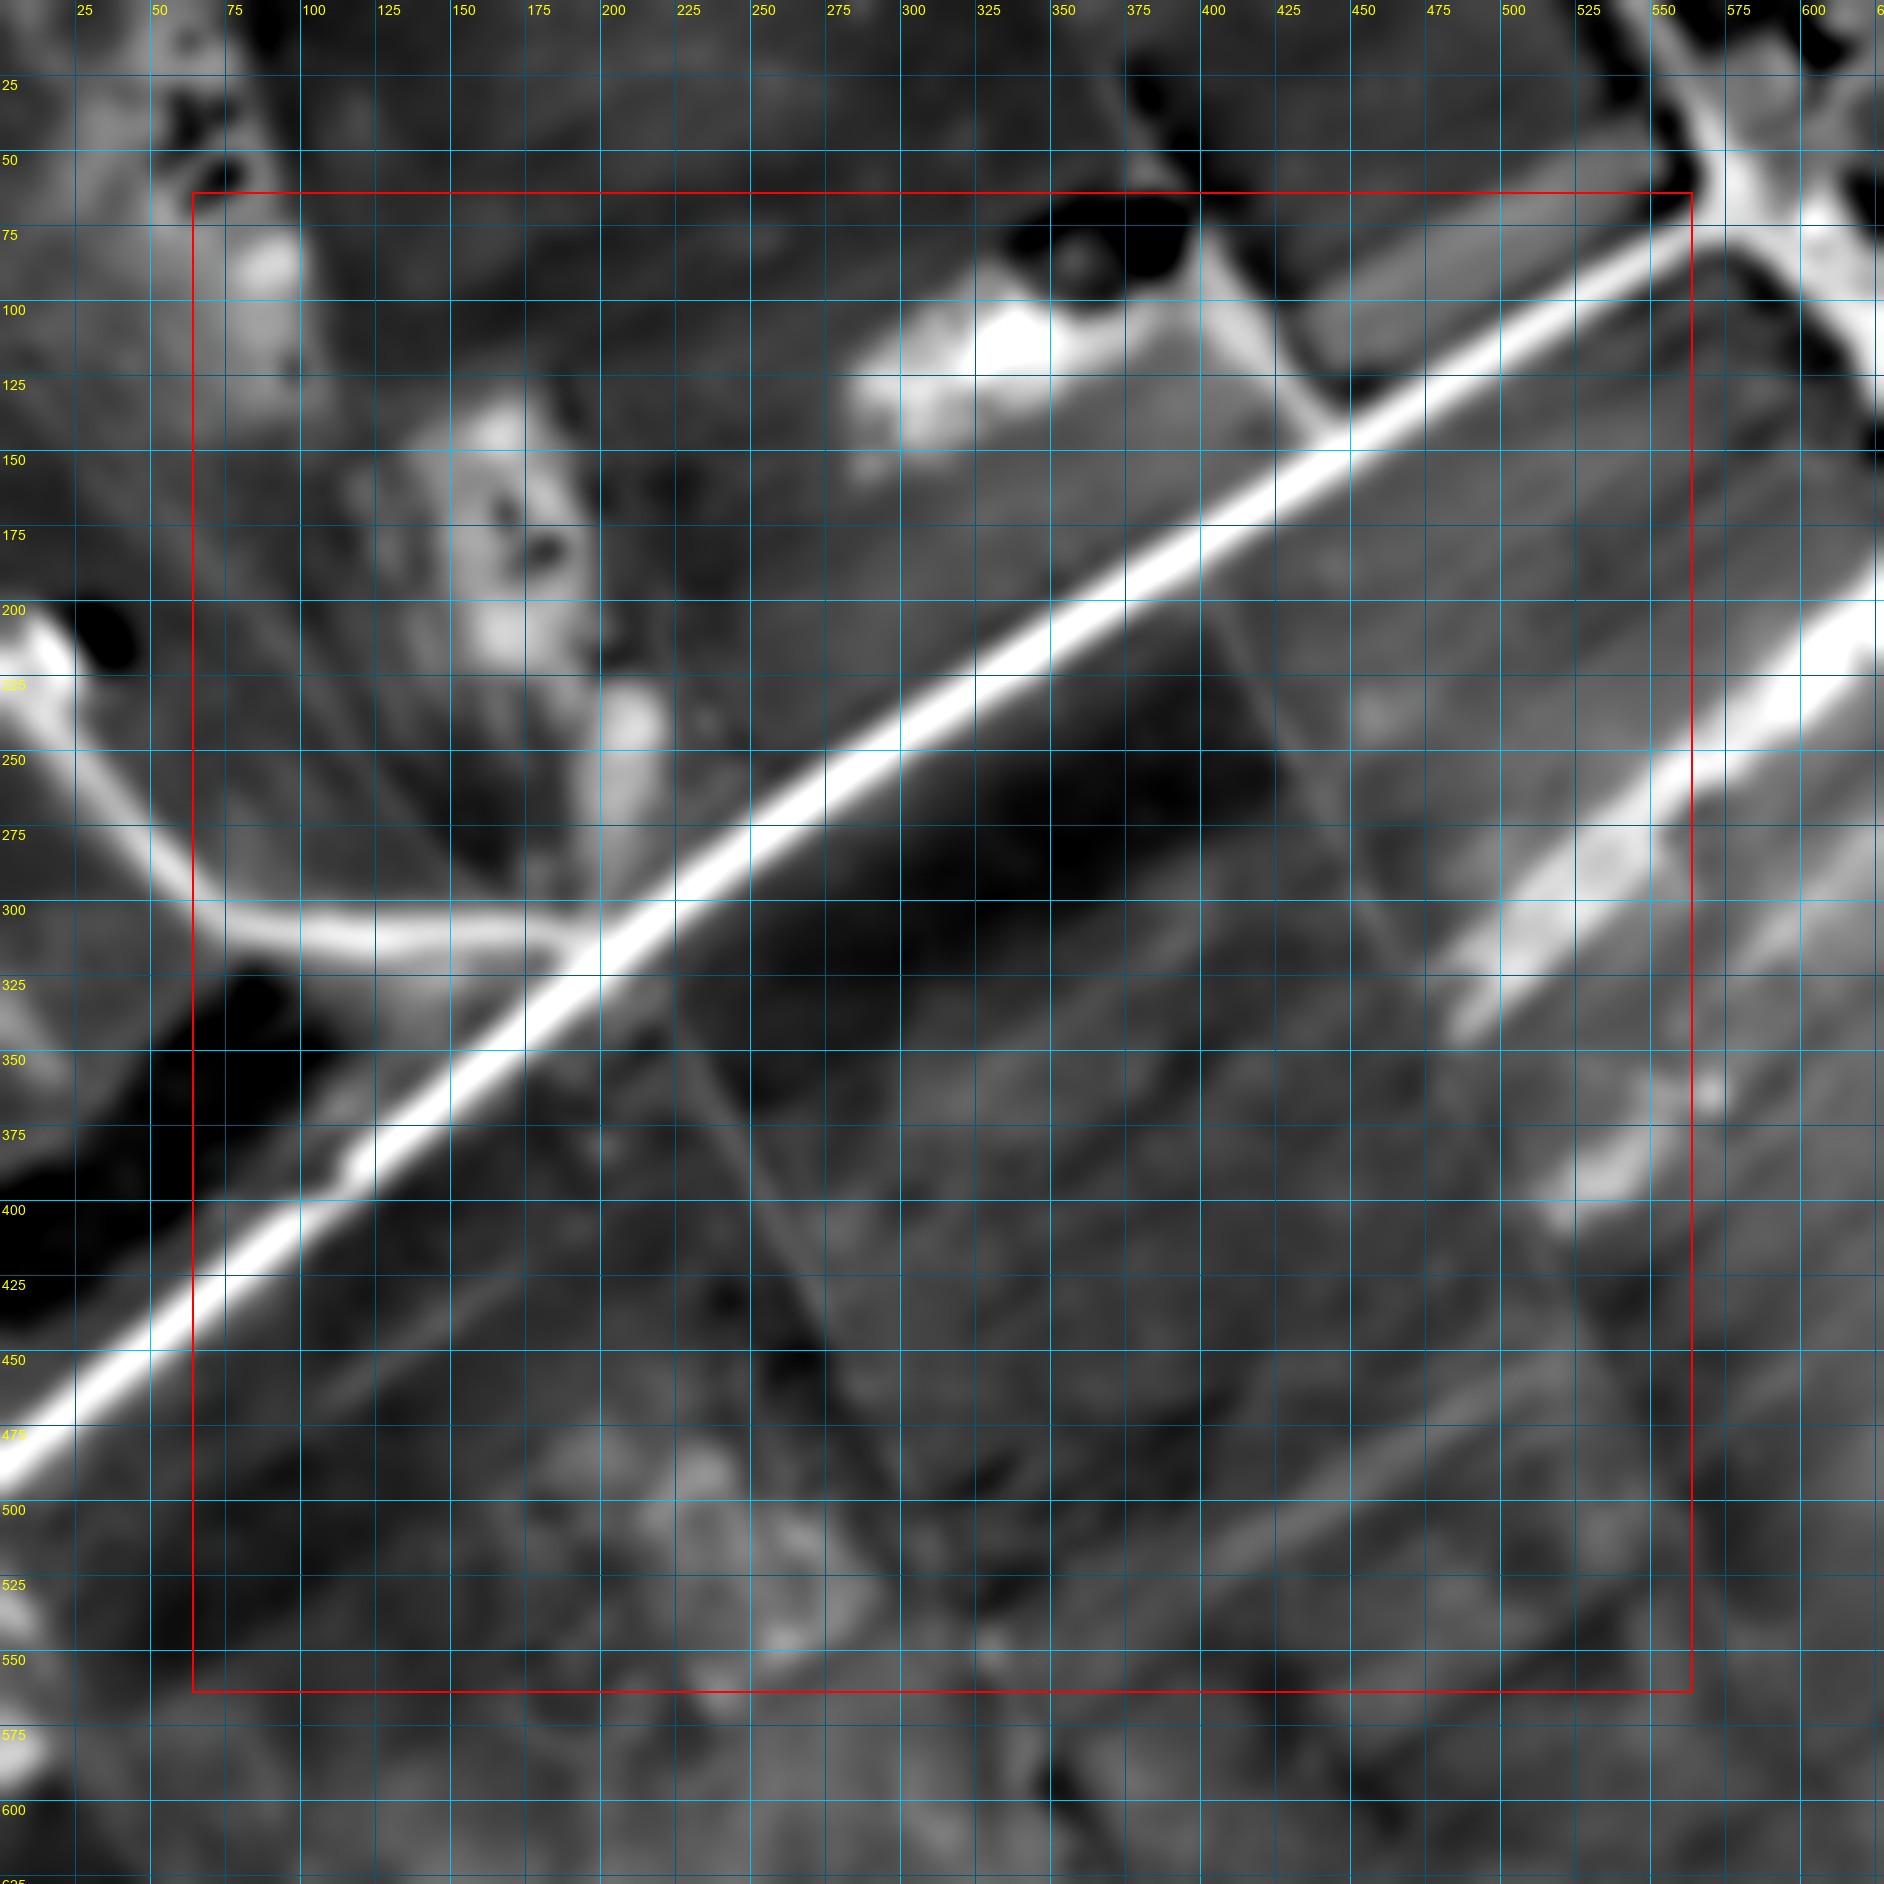

Reproduce this figure in Python.
import numpy as np
from PIL import Image, ImageDraw, ImageFont
from scipy import ndimage as ndi
b = np.array(Image.open(r"C:/Users/Phil/Developement/Victor/daten/landseg/H0/teilkacheln/r1c0.png")).astype(float)
if b.ndim==3: b=b[...,0]
g = ndi.gaussian_filter(b, 4)
lo,hi = np.percentile(g,1),np.percentile(g,99)
g = np.clip((g-lo)/(hi-lo)*255,0,255).astype(np.uint8)
s=3
im = Image.fromarray(g).resize((628*s,628*s), Image.BICUBIC).convert("RGB")
d=ImageDraw.Draw(im); f=ImageFont.truetype("arial.ttf",14)
for v in range(25,628,25):
    c=(0,200,255) if v%50==0 else (0,90,120)
    d.line([(v*s,0),(v*s,im.height)],fill=c); d.line([(0,v*s),(im.width,v*s)],fill=c)
    d.text((v*s+2,2),str(v),fill=(255,255,0),font=f); d.text((2,v*s+2),str(v),fill=(255,255,0),font=f)
d.rectangle([64*s,64*s,564*s,564*s],outline=(255,0,0),width=2)
im.save("glatt.jpg",quality=90)
